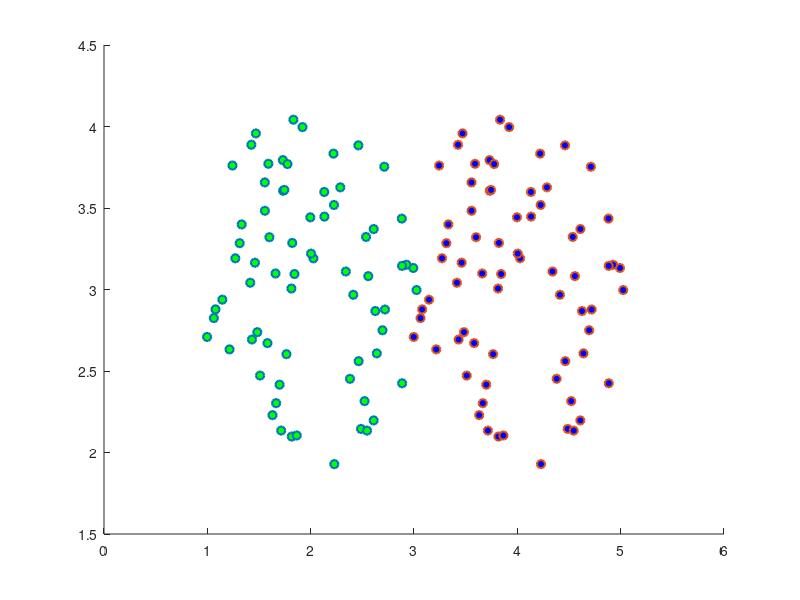

Reproduce this figure in MATLAB. (Note: this script raises an error after producing the figure.)
% Shahab Sotudian
clear
clc
% Data generation in two circle
N=70;                                       % Number of random points
r=1.1;                                      %radius
x1=2;y1=3;                                  %center of first circle
x2=4;y2=3;                                  %center of second circle
Ns = round(1.28*N + 2.5*sqrt(N) + 100);     % 4/pi = 1.2732
X = rand(Ns,1)*(2*r) - r;
Y = rand(Ns,1)*(2*r) - r;
I = find(sqrt(X.^2 + Y.^2)<=r);
X1 = X(I(1:N)) + x1;
Y1 = Y(I(1:N)) + y1;
X2 = X(I(1:N)) + x2;
Y2 = Y(I(1:N)) + y2;
Class1=cat(2,X1,Y1);
Y_Class1=ones(size(X1));
Class2=cat(2,X2,Y2);
Y_Class2=-ones(size(X1));
% DATA Plotting
scatter(Class1(:,1),Class1(:,2),'MarkerFaceColor',[0 1 0],'LineWidth',1.5)
hold on
scatter(Class2(:,1),Class2(:,2),'MarkerFaceColor',[0 0 1],'LineWidth',1.5)

%% SVM
X=cat(1,Class1,Class2);
y=cat(1,Y_Class1,Y_Class2);
lambda=0.2;
[w_primal,b_primal] = train_svm_primal(X,y,lambda)
[w_dual,b_dual] = train_svm_dual(X,y,lambda)



% TEST
N=20;%random points
r=0.9
Ns = round(1.28*N + 2.5*sqrt(N) + 100); % 4/pi = 1.2732
X_test = rand(Ns,1)*(2*r) - r;
Y_test = rand(Ns,1)*(2*r) - r;
I_test = find(sqrt(X_test.^2 + Y_test.^2)<=r);
X1_test = X_test(I_test(1:N)) + x1;
Y1_test = Y_test(I_test(1:N)) + y1;
X2_test = X_test(I_test(1:N)) + x2;
Y2_test = Y_test(I_test(1:N)) + y2;
Class1_test=cat(2,X1_test,Y1_test);
Y_Class1_test=ones(size(X1_test));
Class2_test=cat(2,X2_test,Y2_test);
Y_Class2_test=-ones(size(X1_test));
%% Perceptron
X_test=cat(1,Class1_test,Class2_test);
y_test=cat(1,Y_Class1_test,Y_Class2_test);
f=0;
for i=1:size(X_test,1)
            if   sign(w_primal'*X_test(i,:)'+b_primal)~=y_test(i)
               f=f+1;
            end
end
f





